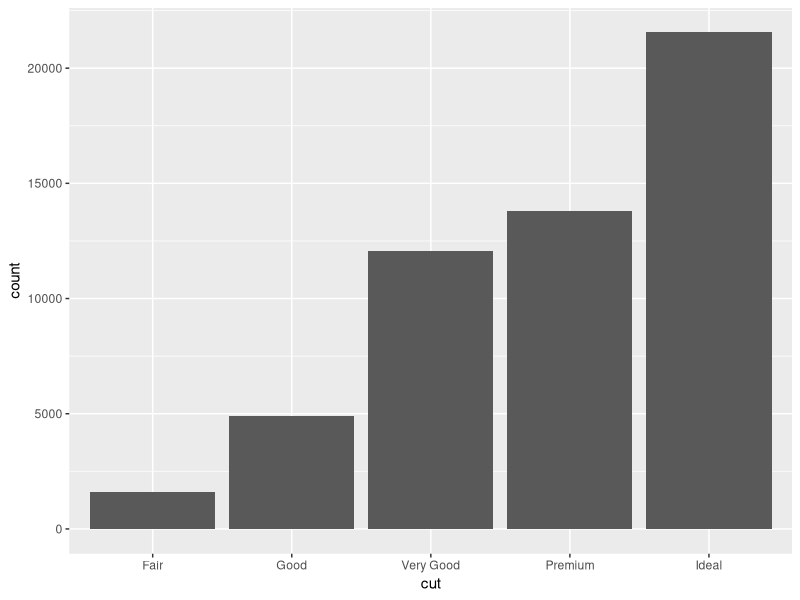
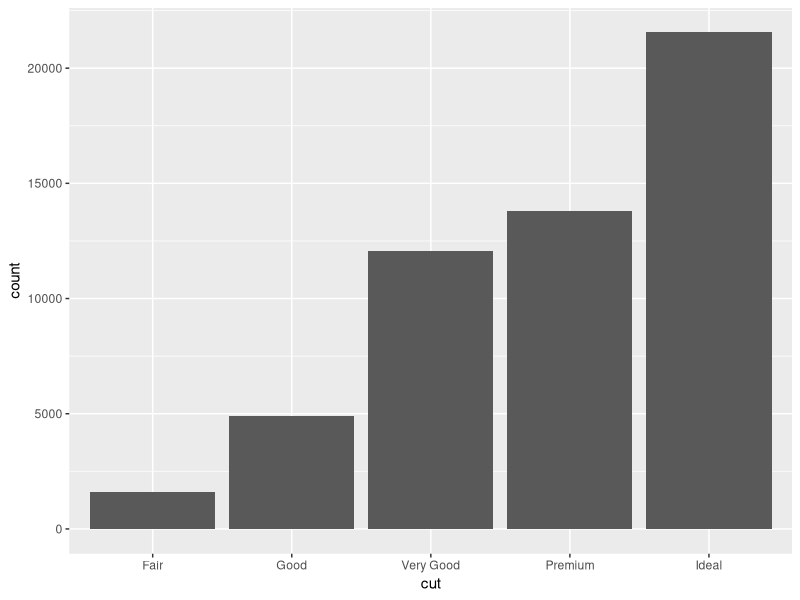
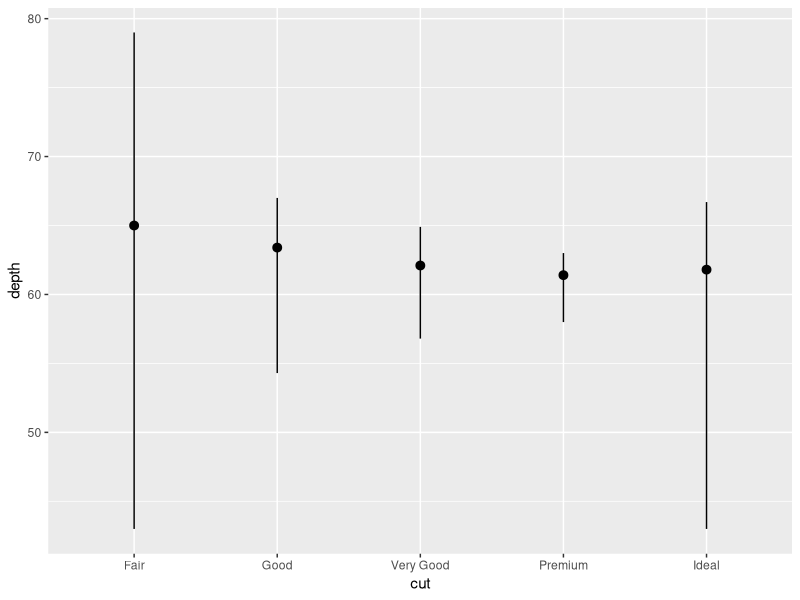
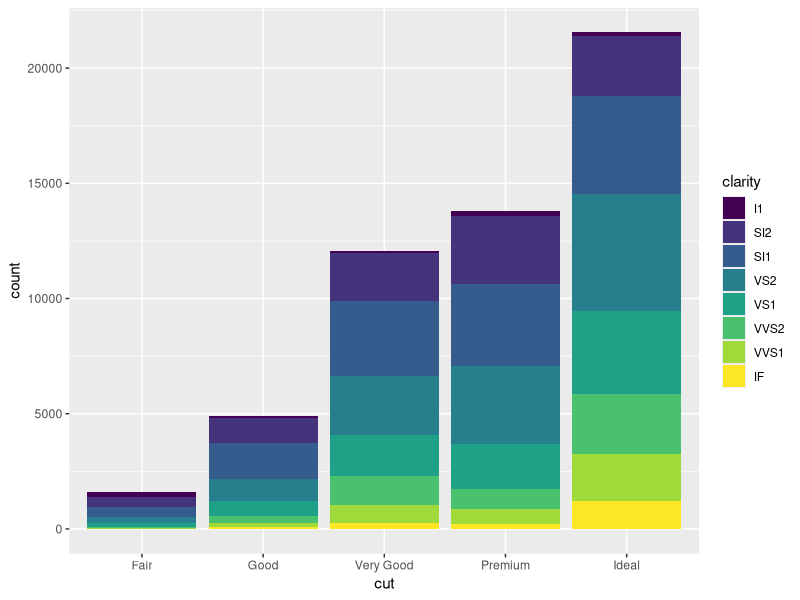
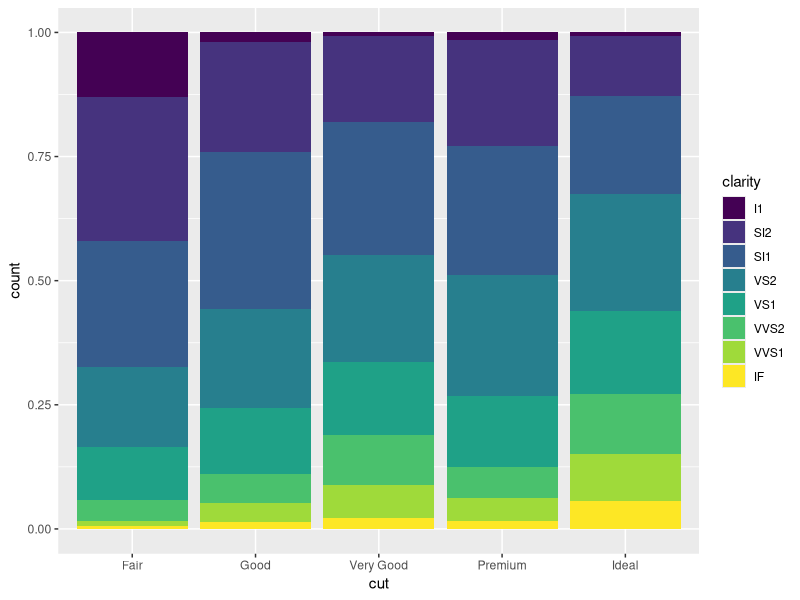
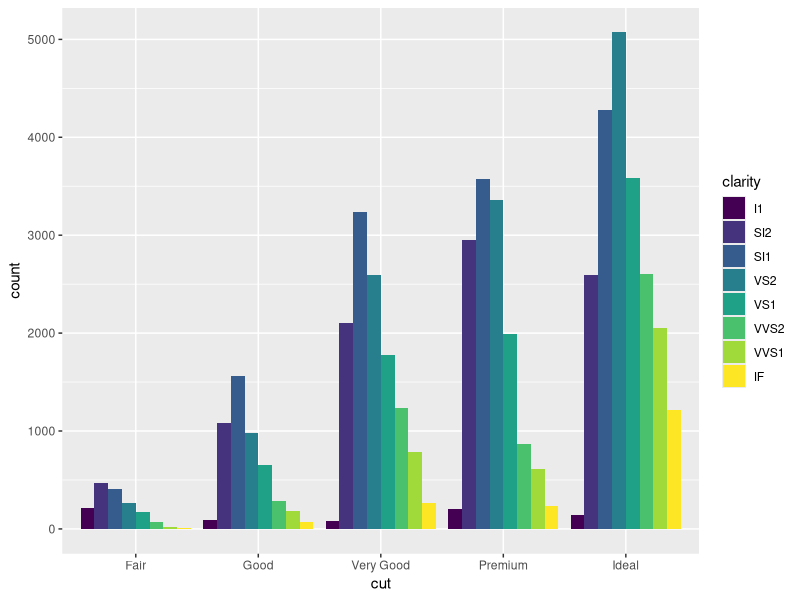
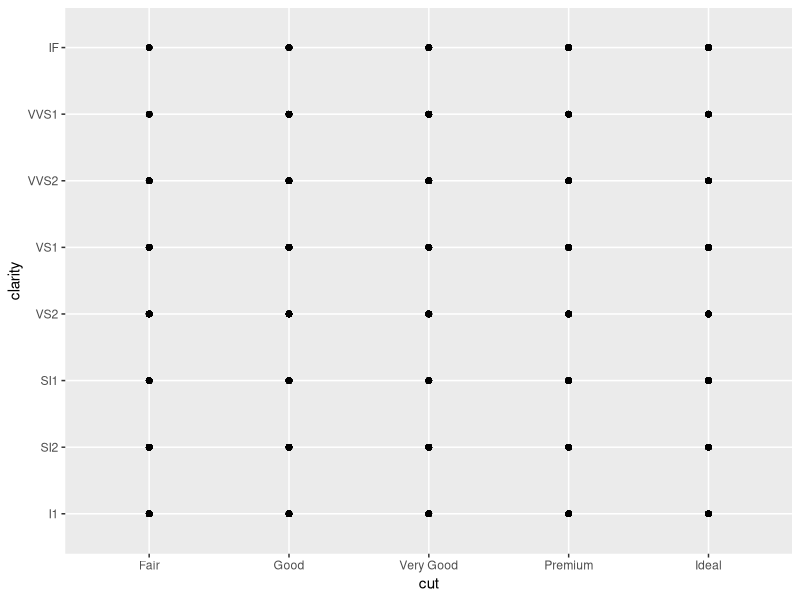
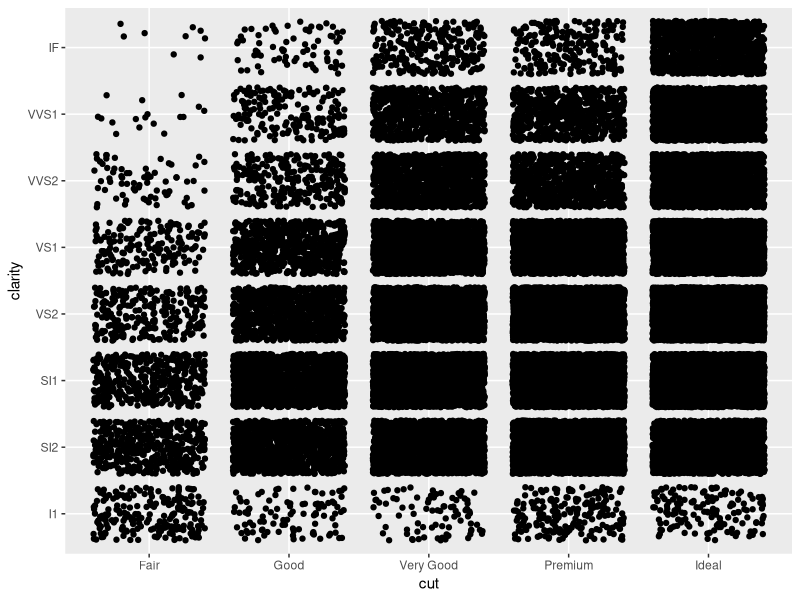

Generate these figures, in order, with R:
# Exercise 2: advanced ggplot2 practice

# Install and load the `ggplot2` package
#install.packages('ggplot2')
library(ggplot2)
library(dplyr)
library(RColorBrewer)

# For this exercise you will again be working with the `diamonds` data set.
# Use `?diamonds` to review details about this data set
?diamonds

## Statistical Transformations

# Draw a bar chart of the diamonds data, organized by cut
# Each bar's height is based on the "count" (number) of diamonds with that cut
ggplot(data = diamonds) +
  geom_bar(mapping = aes(x = cut))

# Use the `stat_count` to apply the statistical transformation "count" to the 
# diamonds by cut. You do not need a separate geometry layer!
ggplot(data = diamonds) +
  stat_count(mapping = aes(x = cut))

# Use the `stat_summary` function to draw a chart with a summary layer.
# Map the x-position to diamond `cut`, and the y-position to diamond `depth`
# Bonus: use `min` as the function ymin, `max` as the function ymax, and `median` 
# as the function y
ggplot(data = diamonds) +
  stat_summary(mapping = aes(x = cut, y = depth),
               fun.ymin = min, fun.ymax = max, fun.y = median)


## Position Adjustments

# Draw a bar chart of diamonds organized by cut, with each bar filled by clarity.
# You should see a _stacked_ bar chart.
ggplot(data = diamonds) +
  geom_bar(mapping = aes(x = cut, fill = clarity))

# Draw the same chart again, but with each element positioned to "fill" the y axis
ggplot(data = diamonds) +
  geom_bar(mapping = aes(x = cut, fill = clarity), position = "fill")

# Draw the same chart again, but with each element positioned to "dodge" each other
ggplot(data = diamonds) +
  geom_bar(mapping = aes(x = cut, fill = clarity), position = "dodge")

# Draw a plot with point geometry with the x-position mapped to `cut` and the 
# y-position mapped to `clarity`
# This creates a "grid" grouping the points
ggplot(data = diamonds) +
  geom_point(mapping = aes(x = cut, y = clarity))

# Use the "jitter" position adjustment to keep the points from all overlapping!
# (This works a little better with a sample of diamond data, such as from the 
# previous exercise).
ggplot(data = diamonds) +
  geom_point(mapping = aes(x = cut, y = clarity), position = "jitter")


## Scales

# Draw a "boxplot" (with `geom_boxplot`) for the diamond's price (y) by color (x)
ggplot(data = diamonds) +
  geom_boxplot(mapping = aes(x = color, y = price))

# This has a lot of outliers, making it harder to read. To fix this, draw the 
# same plot but with a _logarithmic_ scale for the y axis.
ggplot(data = diamonds) +
  geom_boxplot(mapping = aes(x = color, y = price)) +
  scale_y_log10()

# For another version, draw the same plot but with `violin` geometry instead of 
# `boxplot` geometry!
# How does the logarithmic scale change the data presentation?
ggplot(data = diamonds) +
  geom_violin(mapping = aes(x = color, y = price)) +
  scale_y_log10()

# Another interesting plot: draw a plot of the diamonds price (y) by carat (x), 
# using a heatmap of 2d bins (geom_bin2d)
# What happens when you make the x and y channels scale logarithmically?
ggplot(data = diamonds) +
  geom_bin2d(mapping = aes(x = carat, y = price)) +
  scale_x_log10() +
  scale_y_log10()

# Draw a scatter plot for the diamonds price (y) by carat (x). Color each point
# by the clarity (Remember, this will take a while. Use a sample of the diamonds 
# for faster results)
diamonds_sample <- sample_n(diamonds, 1000)
ggplot(data = diamonds_sample) +
  geom_point(mapping = aes(x = carat, y = price, color = clarity))

# Change the color of the previous plot using a ColorBrewer scale of your choice. 
# What looks nice?
ggplot(data = diamonds_sample) +
  geom_point(mapping = aes(x = carat, y = price, color = clarity)) +
  scale_color_brewer(palette = "Spectral")


## Coordinate Systems

# Draw a bar chart with x-position and fill color BOTH mapped to cut
# For best results, SET the `width` of the geometry to be 1 (fill plot, no space
# between)
# TIP: You can save the plot to a variable for easier modifications


# Draw the same chart, but with the coordinate system flipped


# Draw the same chart, but in a polar coordinate system. It's a Coxcomb chart!



## Facets

# Take the scatter plot of price by carat data (colored by clarity) and add 
# _facets_ based on the diamond's `color`



## Saving Plots

# Use the `ggsave()` function to save the current (recent) plot to disk.
# Name the output file "my-plot.png".
# Make sure you've set the working directory!!

